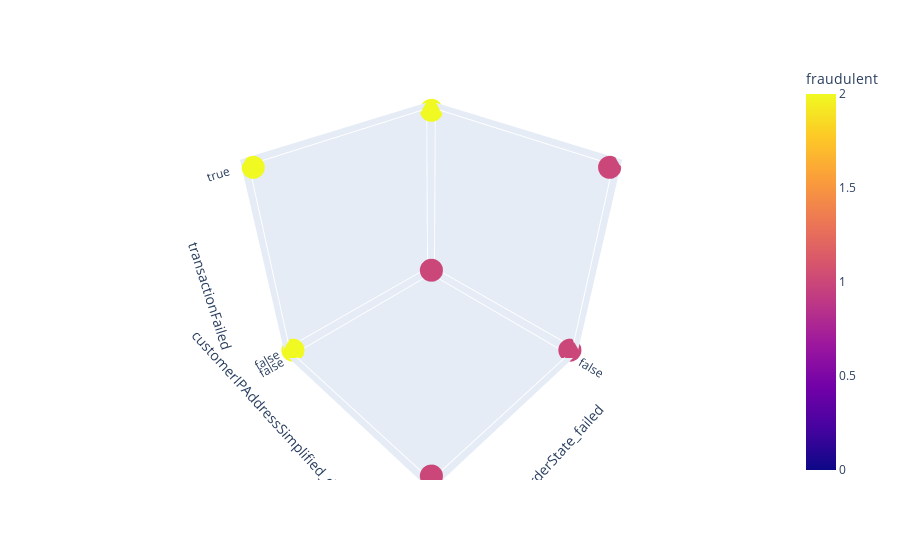

Notebook code cell kept with this figure:
### Code cell
fig = px.scatter_3d(data, x='orderState_failed', y='customerIPAddressSimplified_digits_and_letters', z = 'transactionFailed', color='fraudulent')
fig.show()

### Figure 1 — Plotly figure (JSON) as saved in the notebook; plotly's stock layout.template omitted (floating-point values rounded to 4 significant figures; data arrays with more than 128 entries replaced by an {"elided": "..."} marker saying what was removed)
{"data": [{"hovertemplate": "orderState_failed=%{x}<br>customerIPAddressSimplified_digits_and_letters=%{y}<br>transactionFailed=%{z}<br>fraudulent=%{marker.color}<extra></extra>", "legendgroup": "", "marker": {"color": {"elided": "623 int values"}, "coloraxis": "coloraxis", "symbol": "circle"}, "mode": "markers", "name": "", "scene": "scene", "showlegend": false, "type": "scatter3d", "x": {"elided": "623 bool values"}, "y": {"elided": "623 bool values"}, "z": {"elided": "623 bool values"}}], "layout": {"coloraxis": {"colorbar": {"title": {"text": "fraudulent"}}, "colorscale": [[0, "#0d0887"], [0.1111, "#46039f"], [0.2222, "#7201a8"], [0.3333, "#9c179e"], [0.4444, "#bd3786"], [0.5556, "#d8576b"], [0.6667, "#ed7953"], [0.7778, "#fb9f3a"], [0.8889, "#fdca26"], [1, "#f0f921"]]}, "legend": {"tracegroupgap": 0}, "margin": {"t": 60}, "scene": {"domain": {"x": [0, 1], "y": [0, 1]}, "xaxis": {"title": {"text": "orderState_failed"}}, "yaxis": {"title": {"text": "customerIPAddressSimplified_digits_and_letters"}}, "zaxis": {"title": {"text": "transactionFailed"}}}}}
